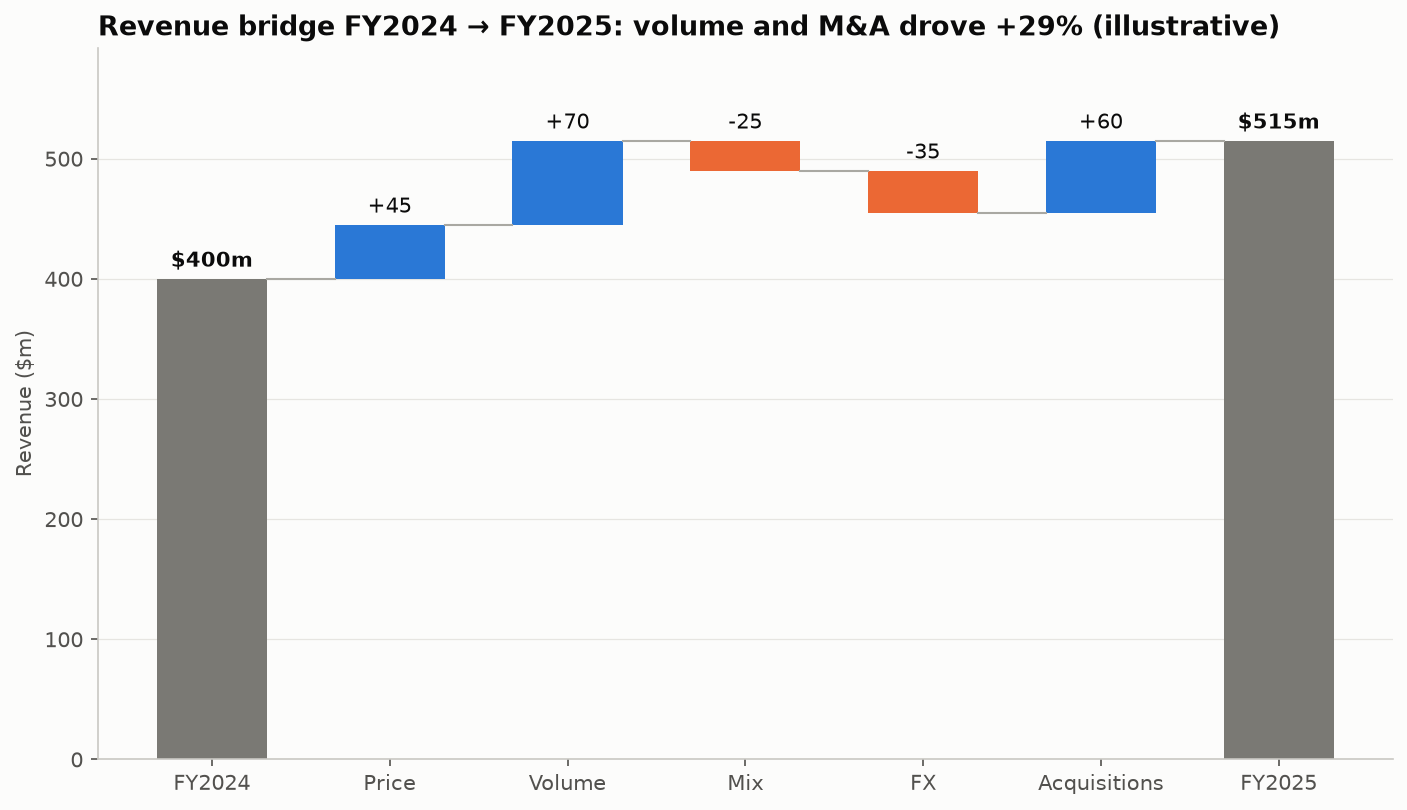

Reproduce this figure in Python.
"""
Revenue Bridge (Price / Volume / Mix / FX)  -  family: Finance & investment

DESIGN PURPOSE
A waterfall that walks from last year's revenue to this year's, one driver at
a time: price, volume, product mix, currency and acquisitions. It answers the
CFO's question 'why did revenue change?' and separates organic from inorganic
and currency effects.

WHEN TO USE
  - Explain the change in revenue, profit or margin between two periods
  - Separate organic growth from FX and M&A effects in earnings reviews
  - Communicate a budget-vs-actual variance by driver

AVOID WHEN
  - Drivers are not additive or overlap (decompose them consistently first)
  - There are more than ~8 drivers (group the small ones into 'Other')
  - Truncating the y-axis to exaggerate small steps; choose a period where the
    drivers are material, or chart the drivers alone

ALTERNATIVES
  - Diverging bar of drivers only
  - Table with driver contributions

EXAMPLE
A fictional company's revenue moving from $400m (FY2024) to $515m (FY2025)
(illustrative).

NOTE: Educational examples with simulated or historical data. Not investment
advice; past performance does not predict future returns.

Run:  python revenue_bridge.py
"""
import sys
from pathlib import Path

import numpy as np
import pandas as pd
import matplotlib.pyplot as plt

# Library style: categorical colors in fixed order, recessive axes, hairline grid.
PALETTE = ["#2a78d6", "#eb6834", "#1baf7a", "#eda100",
           "#e87ba4", "#008300", "#6250d6", "#e34948"]
SEQ_CMAP = "Blues"      # sequential: one hue, light -> dark
DIV_CMAP = "RdBu_r"     # diverging: two opposite hues, neutral midpoint
GRAY = "#b8b7b1"        # de-emphasised marks
plt.rcParams.update({
    "figure.figsize": (8, 4.8), "figure.dpi": 110, "figure.facecolor": "#fcfcfb",
    "axes.facecolor": "#fcfcfb", "axes.edgecolor": "#c9c8c3", "axes.linewidth": 0.8,
    "axes.spines.top": False, "axes.spines.right": False,
    "axes.grid": True, "grid.color": "#e6e5e1", "grid.linewidth": 0.6, "axes.axisbelow": True,
    "axes.prop_cycle": plt.cycler(color=PALETTE),
    "axes.titlesize": 13, "axes.titleweight": "bold", "axes.titlelocation": "left",
    "axes.labelcolor": "#52514e", "xtick.color": "#52514e", "ytick.color": "#52514e",
    "text.color": "#0b0b0b", "font.size": 10, "lines.linewidth": 2,
    "legend.frameon": False,
})

# --- Example data ------------------------------------------------------------
drivers = pd.DataFrame({
    "step": ["FY2024", "Price", "Volume", "Mix", "FX", "Acquisitions", "FY2025"],
    "value_m": [400, 45, 70, -25, -35, 60, np.nan],
})
drivers.loc[drivers.index[-1], "value_m"] = drivers["value_m"].iloc[:-1].sum()
drivers

# --- Plot --------------------------------------------------------------------
vals = drivers["value_m"].to_numpy()
is_total = np.zeros(len(vals), bool)
is_total[[0, -1]] = True
running = np.r_[0, np.cumsum(vals[:-1])]
bottom = np.where(is_total, 0, np.where(vals >= 0, running, running + vals))
height = np.where(is_total, vals, np.abs(vals))
colors = np.where(is_total, "#7a7974", np.where(vals >= 0, PALETTE[0], PALETTE[1]))

fig, ax = plt.subplots(figsize=(9.5, 5.5))
x = np.arange(len(vals))
ax.bar(x, height, bottom=bottom, color=colors, width=0.62)
for i in range(len(vals) - 1):                    # connectors at the running total
    level = vals[0] if i == 0 else running[i] + vals[i]
    ax.plot([i + 0.31, i + 0.69], [level, level], color="#a9a8a2", linewidth=1)
for xi, v, b, h, tot in zip(x, vals, bottom, height, is_total):
    label = f"${v:,.0f}m" if tot else f"{v:+,.0f}"
    ax.text(xi, b + h + 6, label, ha="center", va="bottom", fontsize=10,
            fontweight="bold" if tot else "normal")
ax.set_xticks(x, drivers["step"])
ax.set_ylim(0, vals.max() * 1.15)
ax.set_ylabel("Revenue ($m)")
ax.grid(axis="x", visible=False)
ax.set_title("Revenue bridge FY2024 → FY2025: volume and M&A drove +29% (illustrative)")
fig.tight_layout()

# --- Save / show -------------------------------------------------------------
out = Path(__file__).with_name(Path(__file__).stem + ".png")
fig.savefig(out, dpi=150, bbox_inches="tight")
print(f"saved {out}")
if "--no-show" not in sys.argv:
    plt.show()
